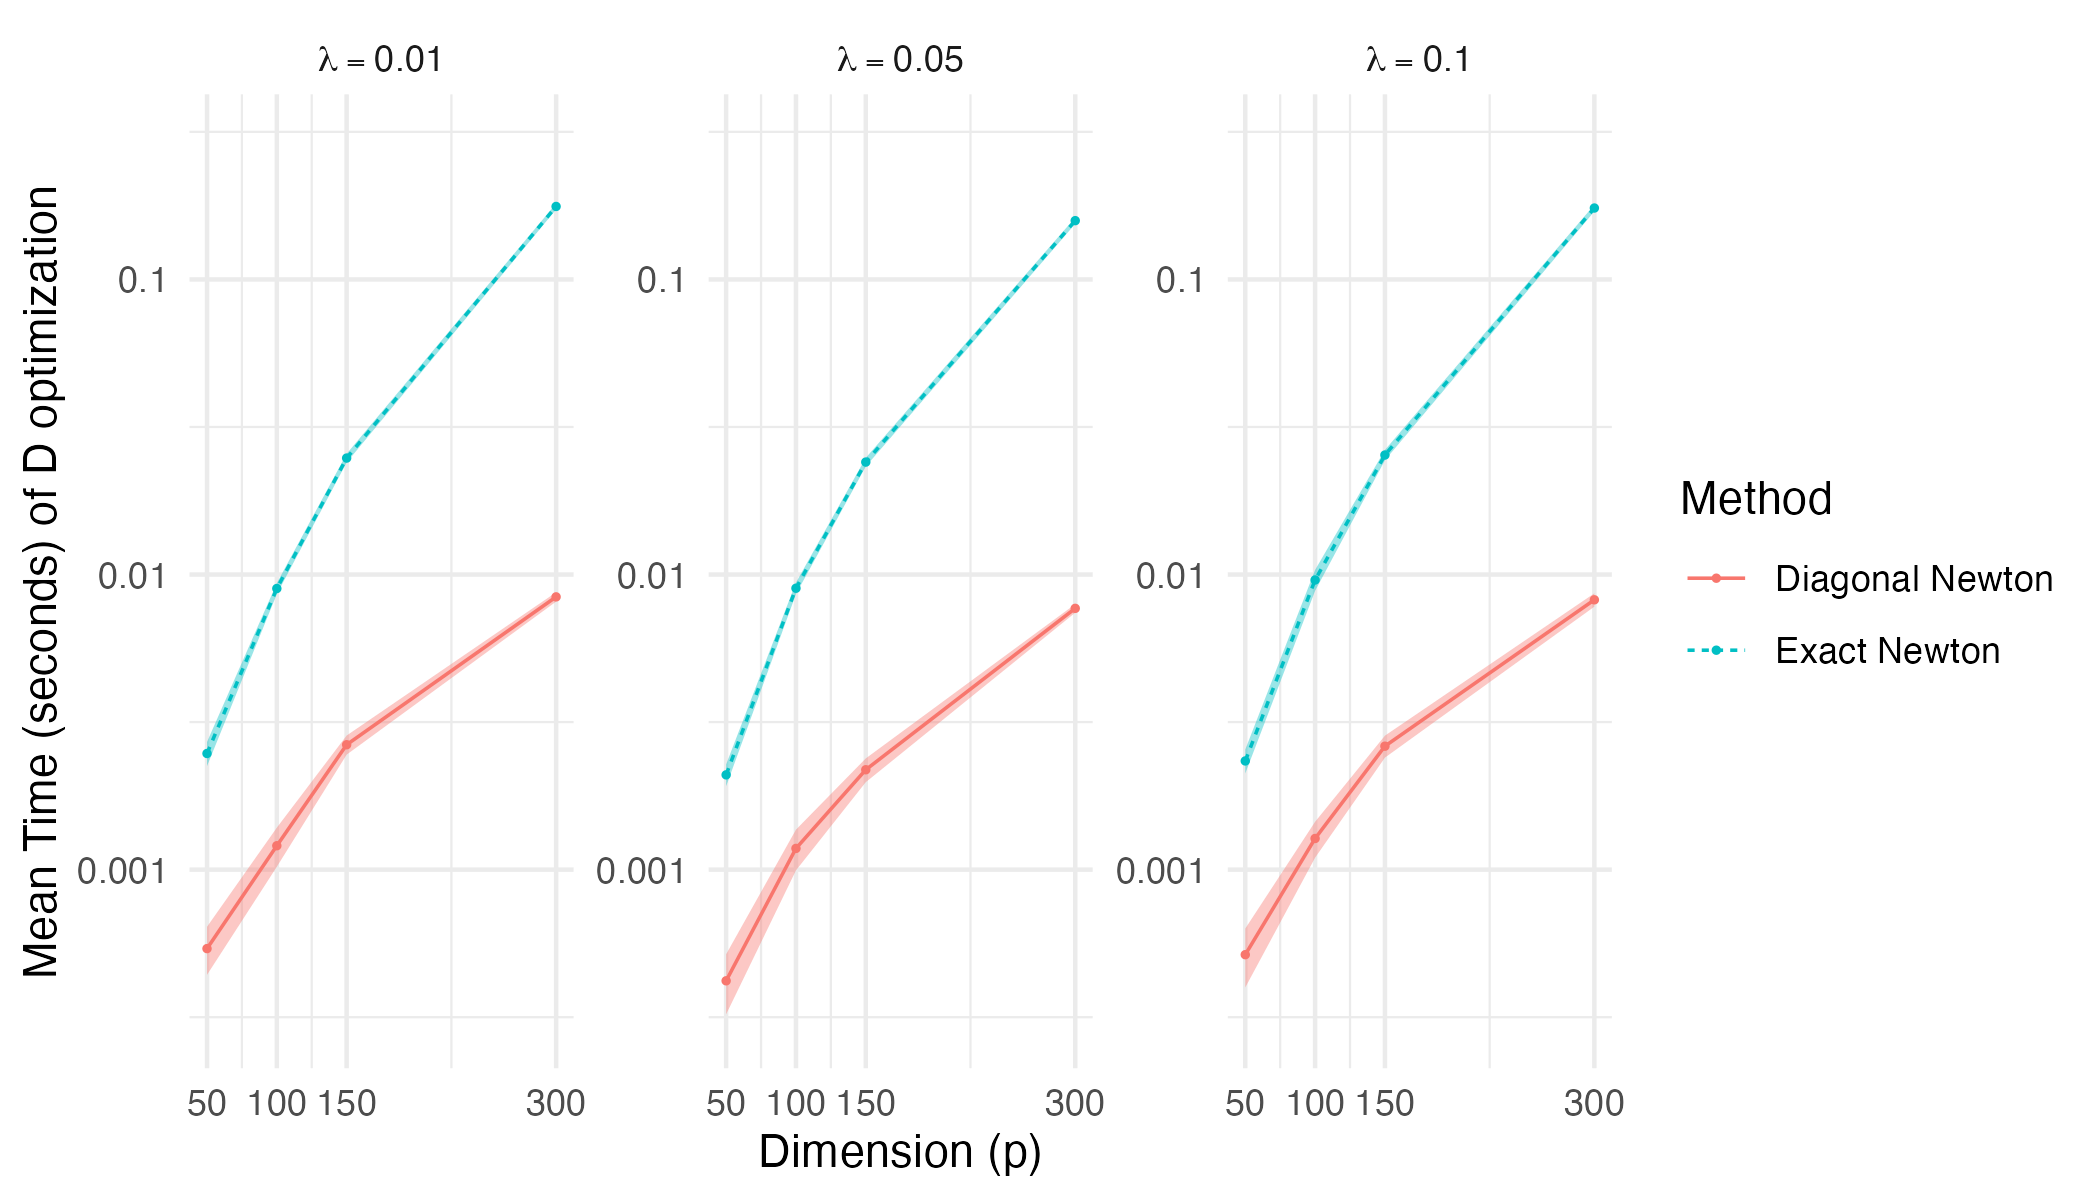

Source code (R):
# Load required libraries
library(huge)
library(snow)
library(doSNOW)
library(foreach)
library(Matrix)
library(ggplot2)
library(dplyr)
library(tidyr)

# remotes::install_github("PrzeChoj/pcglassoFast", ref = "DOptimizationTime")
library(pcglassoFast)

# test whether proper pcglassoFast package version is installed
if (!("full_time_D_optim" %in% names(pcglassoFast(S = matrix(c(1.1, 0, 0, 1.1), nrow = 2), 0.1, 0.1)))) {
  stop('Special version of `pcglassoFast` package is needed for this script: `remotes::install_github("PrzeChoj/pcglassoFast", ref = "DOptimizationTime")`')
}


# Load stock market data from the 'huge' package
data("stockdata", package = "huge")
my_data <- stockdata$data # Rows: time points, Columns: companies
log_returns <- log(my_data[-1, ] / my_data[-nrow(my_data), ])
log_returns <- sweep(log_returns, 1, rowMeans(log_returns))

# Simulation parameters
set.seed(42)
sim <- 200                        # Number of replications per (p, lambda) combination
n   <- 400                        # Sample size (number of time points) for each replication
p_vec <- c(50, 100, 150, 300)     # Different numbers of companies to test
lambda_vec <- c(0.01, 0.05, 0.1)  # Regularization parameter values

# Create a grid of all parameter combinations: (p, lambda, replication)
param_grid <- expand.grid(
  p = p_vec,
  lambda = lambda_vec,
  rep_iter = seq_len(sim),
  KEEP.OUT.ATTRS = FALSE,
  stringsAsFactors = FALSE
)
num_jobs <- nrow(param_grid)

# Set up a SNOW cluster with a progress bar
num_cores <- min(parallel::detectCores(), 7)
cl <- makeCluster(num_cores, type = "SOCK")
registerDoSNOW(cl)
pb <- txtProgressBar(min = 0, max = num_jobs, style = 3)
progress <- function(n) setTxtProgressBar(pb, n)
opts <- list(progress = progress)

# MAIN PARALLEL LOOP: iterate over all (p, lambda, replication) combinations
results_list <- foreach(
  i = seq_len(num_jobs),
  .combine = rbind,
  .options.snow = opts,
  .packages = c("PCGLASSO")
) %dopar% {
  # Extract current simulation parameters
  p <- param_grid$p[i]
  lambda <- param_grid$lambda[i]
  rep_iter <- param_grid$rep_iter[i]

  # --- Data Processing using Stock Market Data ---
  # Randomly select p companies (columns)
  selected <- sample(ncol(my_data), p)
  log_returns_selected <- log_returns[, selected]

  # Remove rows with outliers: any value deviating more than 5 SDs from its column mean
  col_means <- colMeans(log_returns_selected)
  col_sds <- apply(log_returns_selected, 2, sd)
  outlier_matrix <- abs(sweep(log_returns_selected, 2, col_means)) > 5 * rep(col_sds, each = nrow(log_returns_selected))
  keep_rows <- !apply(outlier_matrix, 1, any)
  clean_data <- log_returns_selected[keep_rows, ]

  # Sample n observations (rows) from the cleaned data (with replacement if needed)
  if (nrow(clean_data) < n) {
    X <- clean_data[sample(nrow(clean_data), n, replace = TRUE), ]
  } else {
    X <- clean_data[sample(nrow(clean_data), n), ]
  }

  # Compute the empirical covariance matrix
  S <- cov(X) + diag(0.0001, p)

  # --- Time the Two Methods ---
  res_exact_newton <- pcglassoFast::pcglassoFast(
    S,
    lambda,
    alpha = 0,
    tolerance = 1e-4,
    max_iter = 1000,
    diagonal_Newton = FALSE
  )
  t_exact_newton <- res_exact_newton[["full_time_D_optim"]]

  res_diagonal_newton <- pcglassoFast::pcglassoFast(
    S,
    lambda,
    alpha = 0,
    tolerance = 1e-4,
    max_iter = 1000,
    diagonal_Newton = TRUE
  )
  t_diagonal_newton <- res_diagonal_newton[["full_time_D_optim"]]

  # Compute the number of nonzero off-diagonal elements (edges)
  exact_newton_nonzero <- (sum(res_exact_newton$Sinv != 0) - p) / 2
  diagonal_newton_nonzero <- (sum(res_diagonal_newton$Sinv != 0) - p) / 2

  # Extract final loss values (if available)
  loss_exact_newton <- if (is.null(res_exact_newton$loss)) NA else tail(res_exact_newton$loss, 1)
  loss_diagonal_newton <- if (is.null(res_diagonal_newton$loss)) NA else tail(res_diagonal_newton$loss, 1)

  # Return simulation results for this iteration as a one-row data frame
  data.frame(
    p = p,
    lambda = lambda,
    replication = rep_iter,
    time_exact_newton = t_exact_newton,
    time_diagonal_newton = t_diagonal_newton,
    exact_newton_nonzero = exact_newton_nonzero,
    diagonal_newton_nonzero = diagonal_newton_nonzero,
    loss_exact_newton = loss_exact_newton,
    loss_diagonal_newton = loss_diagonal_newton
  )
}

stopCluster(cl)
close(pb)

# Reshape results to long format for plotting run times
results_long <- results_list %>%
  pivot_longer(
    cols = c("time_exact_newton", "time_diagonal_newton"),
    names_to = "Method",
    values_to = "elapsed_time"
  ) %>%
  mutate(Method = ifelse(
    Method == "time_exact_newton",
    "Exact Newton",
    "Diagonal Newton"
  ))

# Summarize average run times and confidence intervals by (p, lambda, method)
plot_data <- results_long %>%
  group_by(p, lambda, Method) %>%
  summarise(
    mean_time = mean(elapsed_time),
    sd_time = sd(elapsed_time),
    n = n(),
    se_time = sd_time / sqrt(n),
    lower_ci = mean_time - 1.96 * se_time,
    upper_ci = mean_time + 1.96 * se_time,
    .groups = "drop"
  ) %>%
  mutate(lambda = factor(
    lambda,
    levels = unique(lambda),
    labels = paste0("lambda == ", unique(lambda))
  ))

# Plot mean run times vs. dimension (p) for each method, faceted by lambda value
fig <- ggplot(plot_data, aes(x = p, y = mean_time, color = Method)) +
  geom_ribbon(
    aes(ymin = lower_ci, ymax = upper_ci, fill = Method),
    alpha = 0.4, colour = NA, show.legend = FALSE
  ) +
  geom_line(aes(linetype = Method), linewidth = 0.4) +
  geom_point(size = 0.4) +
  facet_wrap(~lambda, scales = "free_y", labeller = label_parsed) +
  labs(
    x = "Dimension (p)",
    y = "Mean Time (seconds) of D optimization",
    color = "Method"
  ) +
  scale_y_log10(
    limits = c(0.0003, 0.3),
    breaks = c(0.001, 0.01, 0.1, 1),
    labels = c("0.001", "0.01", "0.1", "1")
  ) +
  scale_x_continuous(breaks = p_vec) +
  theme_minimal()

print(fig)

# ggsave(
#   "raw_experiments/stockmarket/diag_newton.png",
#   plot = fig, width = 7, height = 4
# )
